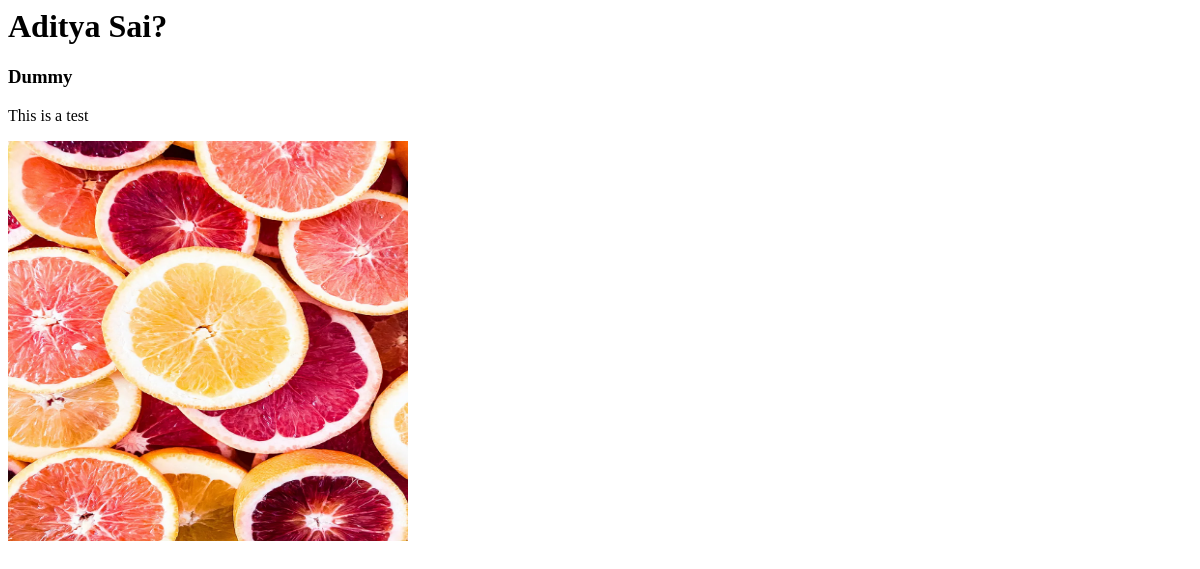
The app's page /, older data.
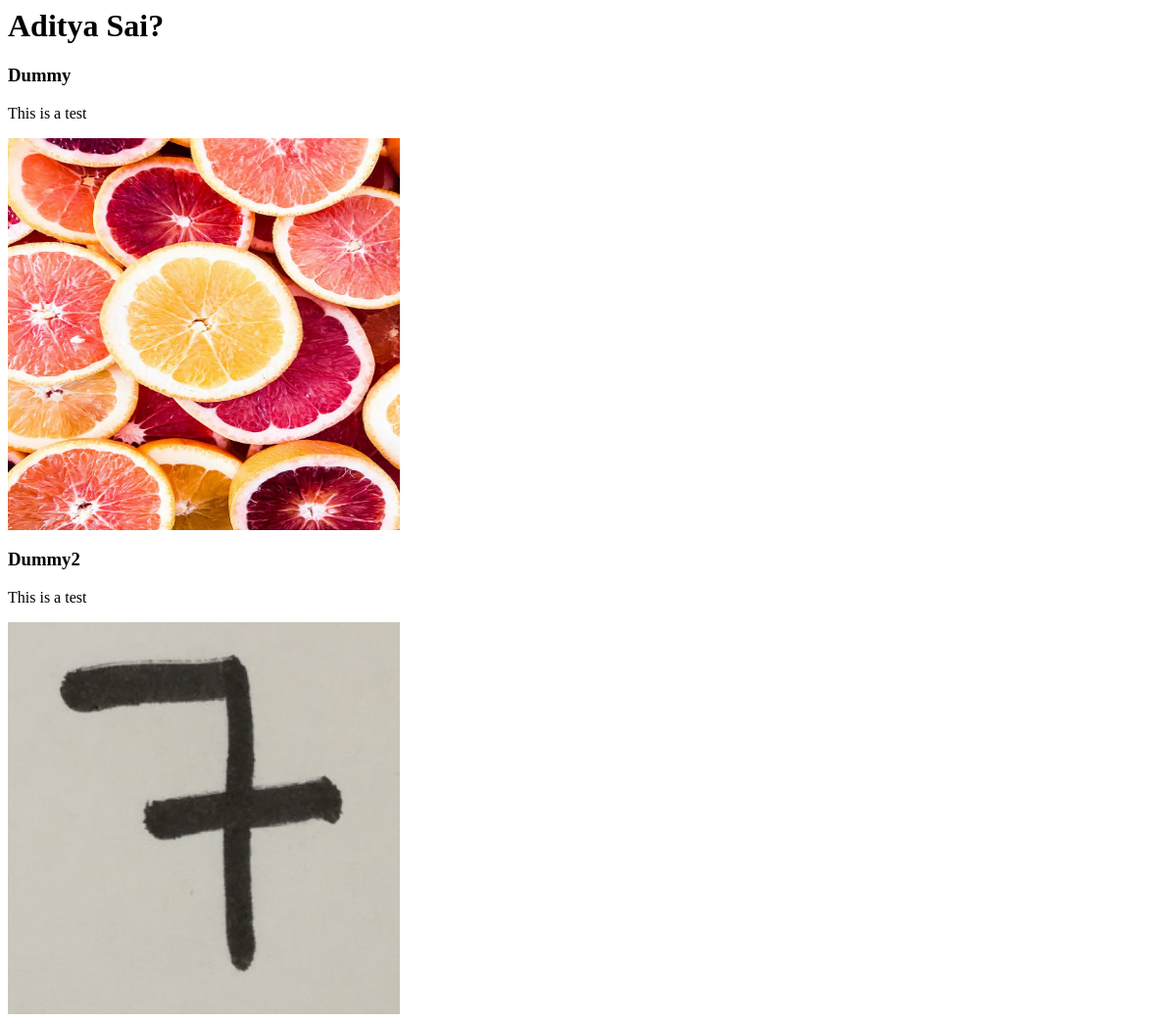
The same page, newer data.
### portfolio_site/models.py (models this page shows)
class Projects(models.Model):
    title = models.CharField(max_length=100)
    description = models.CharField(max_length=250)
    image = models.ImageField(upload_to='portfolio_site/images/')
    urls = models.CharField(max_length=250,blank=True)

### portfolio_site/views.py (the view)
# urls.py: 2. Add a URL to urlpatterns:  path('', views.home, name='home')
def home(request):
    projects = Projects.objects.all()
    return render(request, 'portfolio/index.html', {'projects':projects})

### portfolio_site/templates/portfolio/index.html
<h1>Aditya Sai?</h1>
{% for project in projects %}
<h3>{{ project.title }}</h3>
<p>{{ project.description }}</p>
<a href="{{ project.url }}"
  ><img
    src="{{ project.image.url }}"
    alt="Project Image"
    height="400"
    width="400"
/></a>
{% endfor %}

Row changes from the older to the newer data that the page shows:
added Projects: title "Dummy2", description "This is a test", image (picture)
